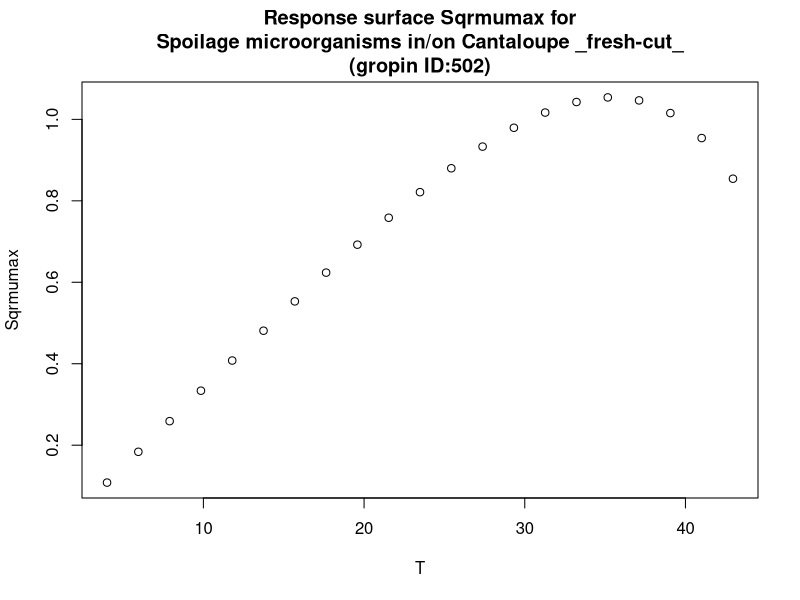

Here is the R script that generated this plot:
#############################
# start of Parameter script
#############################
T <- seq(4.004,42.957042957043,length.out=21)
#############################
# end of Parameter script
#############################
############################# 
# start of Model script Gropin ID 502 
#############################
 
# constant coefficients for this model
 
variables <- data.frame(T)
argumentsPar <- expand.grid(variables)
 
# heart of the model
response_surface <- function(T) {
   mumax <-0.0393*(T-1.23)*(1-exp(0.106*(T-49.9)))

return(mumax=mumax)
} 

# output parameters
responseSurface <- cbind(argumentsPar,response_surface(argumentsPar['T']))
colnames(responseSurface) <- c(colnames(argumentsPar),'Sqrmumax')
#############################
# End of Model script
#############################
############################# 
# start of Visualisation script Gropin ID 502 
#############################
plot(T,responseSurface$'Sqrmumax',xlab='T',
                          ylab='Sqrmumax',main='Response surface Sqrmumax for
Spoilage microorganisms in/on Cantaloupe _fresh-cut_
(gropin ID:502)')
#############################
# End of Visualisation script
#############################
